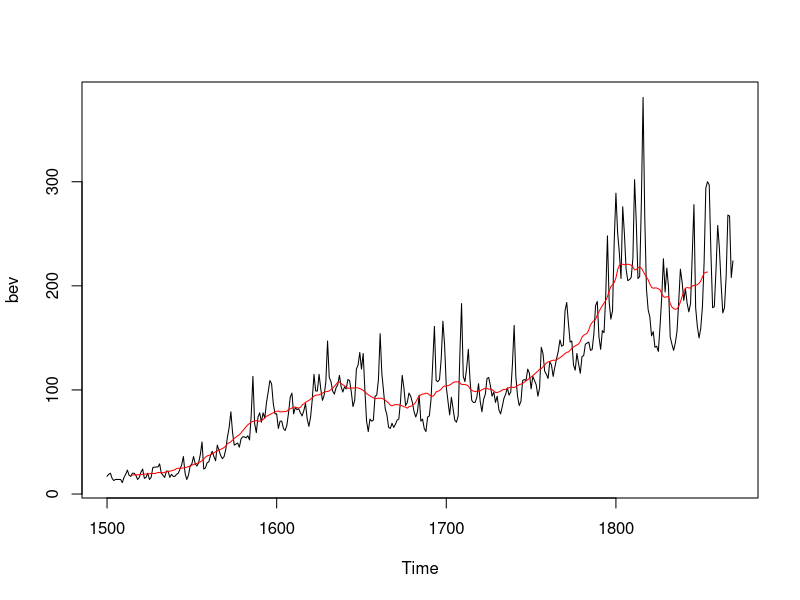
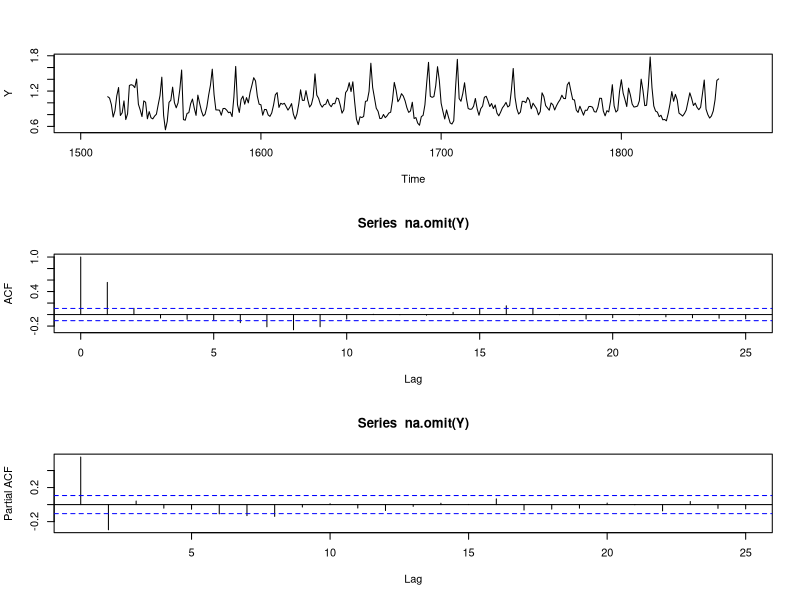

Recreate these plots in R, in order.
#Beveridge Wheat price index dataset PACF
library(tseries)
data(bev)


plot(bev)
# create a smoothing filter with simple moving average using 15 data points on either side
beveridge.ma = filter(bev, rep(1/31,31), sides=2)
lines(beveridge.ma, col='red')

par(mfrow=c(3,1))
#scale each data points by corresponding smoothed value
Y=bev/beveridge.ma
plot(Y)
#some data at beginning and end that has NA for Y
acf(na.omit(Y))
acf(na.omit(Y), type='partial')
#generate coefficients in an AR process
ar(na.omit(Y), order.max=5)

#MA(q) has ACF that cuts off after q lags
#AR(p) has PACF that cuts off after p lags

#estimate coefficients
ar(na.omit(Y), order.max = 5)